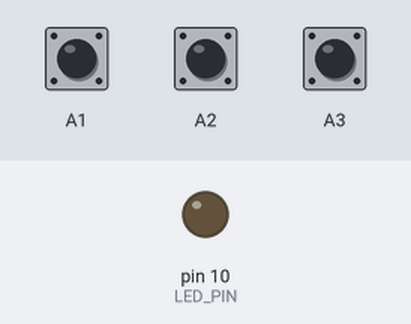
Simulated run of this sketch. Board: Arduino Uno, built with avr-gcc and run on an emulated ATmega328P. Shown: output pins drawn as LEDs (lit = HIGH). Dashed ring = blinking. The inputs (shaded band) are chosen by the test bench; at power-on: A1 HIGH, A2 HIGH, A3 HIGH. What the sketch prints to the serial monitor is not drawn.

Above: at 0.2 s.
At 2.5 s:
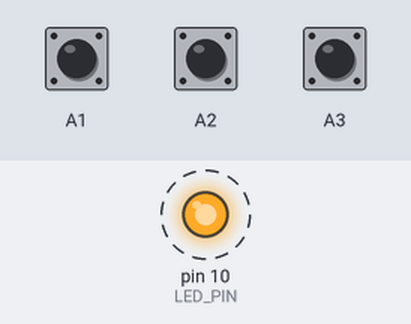
Timing chart, 0 to 3.0 s (numbered marks = the images above):
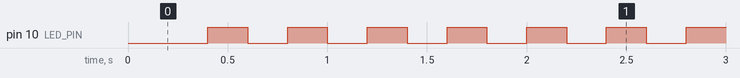

Measured:
- by itself, pin 10 (LED_PIN): alternates HIGH for 0.20 s and LOW for 0.20 s

The sketch:

event_driven.ino
```cpp
//TAREFA 3 - API (event_driven.ino)

#include <limits.h>
#include "event_driven.h"
#include "app.h"

//variáveis globais
unsigned long int old = millis();
unsigned long int timer_step = UINT_MAX;

int callbackButtons[3] = {0, 0, 0};
int buttonLastState[3] = {0, 0, 0};

//funções de registro:

void button_listen(int pin)
{
  //"pin" passado deve gerar notificações
  switch(pin)
  {
    case A1:
      callbackButtons[0] = pin;
      break;
    case A2:
      callbackButtons[1] = pin;
	  break;
    case A3:
      callbackButtons[2] = pin;
	  break;
  }

}

void timer_set(int ms)
{
  //timer deve expirar após ms milisegundos
  timer_step = abs(ms);
}


//Programa Principal
void setup() {
  // put your setup code here, to run once:
  Serial.begin(9600);

  app_init();
  pinMode(A1, INPUT_PULLUP);
  pinMode(A2, INPUT_PULLUP);
  pinMode(A3, INPUT_PULLUP);

}

void loop() {
  // put your main code here, to run repeatedly:
  unsigned long int now = millis();
  if(now >= old + timer_step)
  {
    old = now;
    timer_expired();
  }

  int but[3];
  but[0] = digitalRead(A1);
  but[1] = digitalRead(A2);
  but[2] = digitalRead(A3);

  for(int i = 0; i < 3; i++)
  {
    if(but[i] != buttonLastState[i])
    {
      if(callbackButtons[i])
      {
        button_changed(callbackButtons[i], but[i]);
      }
      buttonLastState[i] = but[i];
    }
  }

}
```

app.h
```cpp
//cabeçalhos das callbacks

//notifica que pin mudou para v
void button_changed(int pin, int v);

//notifica que o timer expirou
void timer_expired(void);

//realiza setup definido pelo app
void app_init(void);
```

app.ino
```cpp
//programação do app usando os eventos disponibilizados


#include "event_driven.h"
#include "app.h"

#define LED_PIN 10

//realiza setup definido pelo app
void app_init(void)
{
  pinMode(LED_PIN, OUTPUT);

  pinMode(5, INPUT);

  timer_set(200);
  button_listen(A1);
  button_listen(A2);
  button_listen(A3);

}

//notifica que pin mudou para v
void button_changed(int pin, int v)
{
  Serial.println("---");
  Serial.println(pin);
  Serial.println(v);
  Serial.println("***");

}

bool LED_State = true;
//notifica que o timer expirou
void timer_expired(void)
{
  LED_State = !LED_State;
  digitalWrite(LED_PIN, LED_State);
}
```

event_driven.h
```cpp
//cabeçalhos das funções usadas para "inscrição"

//"pin" passado deve gerar notificações
void button_listen(int pin);

//timer deve expirar após ms milisegundos
//se timer não for setado, a função timer_expired não será chamada
void timer_set(int ms);
```
